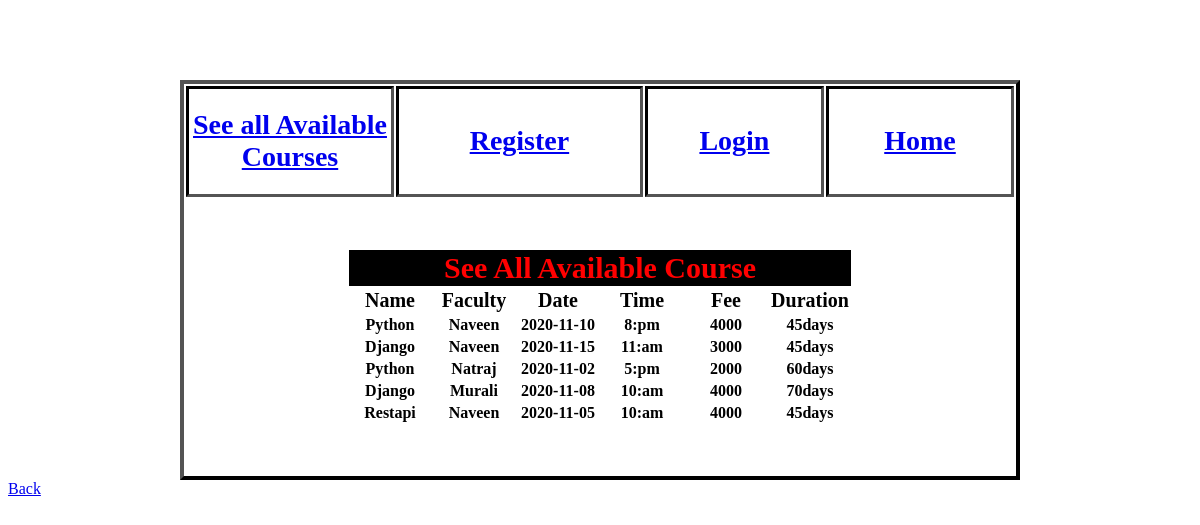
Screenshot of /see_all_available_courses/ with the database file from the repository.
### app/models.py (models this page shows)
class Course(models.Model):
    No = models.AutoField(primary_key=True)
    Name = models.CharField(max_length=30)
    Faculty = models.CharField(max_length=30)
    Date = models.CharField(max_length=20)
    Time = models.CharField(max_length=20)
    Fee = models.IntegerField()
    Duration = models.CharField(max_length=30)

### app/views.py (the view)
# urls.py: path('see_all_available_courses/',views.see_all_available_courses,name='see_all_available_courses'),
def see_all_available_courses(request):
    return render(request,"see_all_available_courses.html",{"see":Course.objects.all()})

### templates/see_all_available_courses.html (shortened to what this page needs)
{% extends 'student_page.html' %}
{% block sree %}
    <table align="center" border="0.5">
        <tr><th colspan="8" id="heading">See All Available Course</th></tr>
    <tr>
        <th class="second_row">Name</th>
        <th class="second_row">Faculty</th>
        <th class="second_row">Date</th>
        <th class="second_row">Time</th>
        <th class="second_row">Fee</th>
        <th class="second_row">Duration</th>
    </tr>
    {% for x in see %}
        <tr>
        <th width="80px">{{ x.Name }}</th>
        <th width="80px">{{ x.Faculty }}</th>
        <th width="80px">{{ x.Date }}</th>
        <th width="80px">{{ x.Time }}</th>
        <th width="80px">{{ x.Fee }}</th>
        <th width="80px">{{ x.Duration }}</th>
        </tr>
    {% endfor %}
    </table>
{% endblock %}

### templates/see_all_available_courses.html (style rules this page uses)
#heading { font-size: 30px; color: red; background-color: black; }
.second_row { font-size: 20px; }

### rows the page displays
Course: Name "Python", Faculty "Naveen", Date "2020-11-10", Time "8:pm", Fee "4000", Duration "45days"
Course: Name "Django", Faculty "Naveen", Date "2020-11-15", Time "11:am", Fee "3000", Duration "45days"
Course: Name "Python", Faculty "Natraj", Date "2020-11-02", Time "5:pm", Fee "2000", Duration "60days"
Course: Name "Django", Faculty "Murali", Date "2020-11-08", Time "10:am", Fee "4000", Duration "70days"
Course: Name "Restapi", Faculty "Naveen", Date "2020-11-05", Time "10:am", Fee "4000", Duration "45days"
